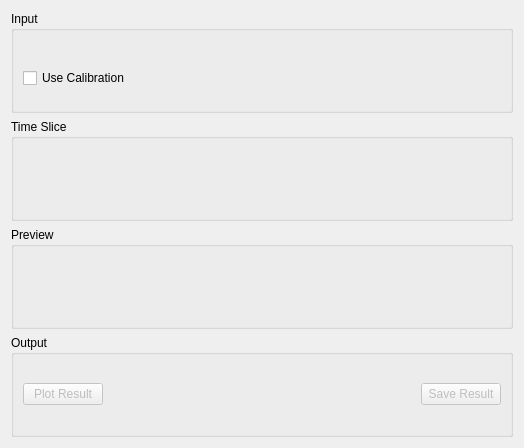
<?xml version="1.0" encoding="UTF-8"?>
<ui version="4.0">
 <class>ISISDiagnostics</class>
 <widget class="QWidget" name="ISISDiagnostics">
  <property name="geometry">
   <rect>
    <x>0</x>
    <y>0</y>
    <width>524</width>
    <height>448</height>
   </rect>
  </property>
  <property name="minimumSize">
   <size>
    <width>500</width>
    <height>0</height>
   </size>
  </property>
  <property name="windowTitle">
   <string>Form</string>
  </property>
  <layout class="QVBoxLayout" name="verticalLayout_25">
   <item>
    <widget class="QGroupBox" name="gbInput">
     <property name="title">
      <string>Input</string>
     </property>
     <layout class="QVBoxLayout" name="verticalLayout_4">
      <item>
       <layout class="QHBoxLayout" name="loInputFiles">
        <item>
         <widget class="MantidQt::API::MWRunFiles" name="dsInputFiles" native="true">
          <property name="sizePolicy">
           <sizepolicy hsizetype="Preferred" vsizetype="Fixed">
            <horstretch>0</horstretch>
            <verstretch>41</verstretch>
           </sizepolicy>
          </property>
          <property name="findRunFiles" stdset="0">
           <bool>true</bool>
          </property>
          <property name="label" stdset="0">
           <string>Input Files</string>
          </property>
          <property name="multipleFiles" stdset="0">
           <bool>true</bool>
          </property>
          <property name="fileExtensions" stdset="0">
           <stringlist>
            <string>.raw</string>
           </stringlist>
          </property>
         </widget>
        </item>
       </layout>
      </item>
      <item>
       <layout class="QHBoxLayout" name="loCalibration">
        <item>
         <widget class="QCheckBox" name="ckUseCalibration">
          <property name="sizePolicy">
           <sizepolicy hsizetype="Minimum" vsizetype="Minimum">
            <horstretch>0</horstretch>
            <verstretch>0</verstretch>
           </sizepolicy>
          </property>
          <property name="text">
           <string>Use Calibration</string>
          </property>
         </widget>
        </item>
        <item>
         <widget class="MantidQt::MantidWidgets::DataSelector" name="dsCalibration" native="true">
          <property name="sizePolicy">
           <sizepolicy hsizetype="Minimum" vsizetype="Fixed">
            <horstretch>0</horstretch>
            <verstretch>0</verstretch>
           </sizepolicy>
          </property>
          <property name="autoLoad" stdset="0">
           <bool>true</bool>
          </property>
          <property name="loadLabelText" stdset="0">
           <string/>
          </property>
          <property name="workspaceSuffixes" stdset="0">
           <stringlist>
            <string>_calib</string>
           </stringlist>
          </property>
          <property name="fileBrowserSuffixes" stdset="0">
           <stringlist>
            <string>_calib.nxs</string>
           </stringlist>
          </property>
          <property name="showLoad" stdset="0">
           <bool>false</bool>
          </property>
         </widget>
        </item>
       </layout>
      </item>
     </layout>
    </widget>
   </item>
   <item>
    <widget class="QGroupBox" name="gbTimeSlice">
     <property name="title">
      <string>Time Slice</string>
     </property>
     <layout class="QHBoxLayout" name="horizontalLayout_2">
      <item>
       <layout class="QVBoxLayout" name="properties"/>
      </item>
      <item>
       <widget class="MantidQt::MantidWidgets::PreviewPlot" name="ppRawPlot" native="true">
        <property name="canvasColour" stdset="0">
         <color>
          <red>255</red>
          <green>255</green>
          <blue>255</blue>
         </color>
        </property>
       </widget>
      </item>
     </layout>
    </widget>
   </item>
   <item>
    <widget class="QGroupBox" name="gbPreview">
     <property name="title">
      <string>Preview</string>
     </property>
     <layout class="QVBoxLayout" name="verticalLayout_15">
      <item>
       <widget class="MantidQt::MantidWidgets::PreviewPlot" name="ppSlicePreview" native="true">
        <property name="canvasColour" stdset="0">
         <color>
          <red>255</red>
          <green>255</green>
          <blue>255</blue>
         </color>
        </property>
       </widget>
      </item>
     </layout>
    </widget>
   </item>
   <item>
    <widget class="QGroupBox" name="gbOutput">
     <property name="title">
      <string>Output</string>
     </property>
     <layout class="QHBoxLayout" name="horizontalLayout_3">
      <item>
       <widget class="QPushButton" name="pbPlot">
        <property name="enabled">
         <bool>false</bool>
        </property>
        <property name="text">
         <string>Plot Result</string>
        </property>
       </widget>
      </item>
      <item>
       <spacer name="horizontalSpacer_1">
        <property name="orientation">
         <enum>Qt::Horizontal</enum>
        </property>
        <property name="sizeHint" stdset="0">
         <size>
          <width>40</width>
          <height>20</height>
         </size>
        </property>
       </spacer>
      </item>
      <item>
       <widget class="QPushButton" name="pbSave">
        <property name="enabled">
         <bool>false</bool>
        </property>
        <property name="text">
         <string>Save Result</string>
        </property>
       </widget>
      </item>
     </layout>
    </widget>
   </item>
  </layout>
 </widget>
 <customwidgets>
  <customwidget>
   <class>MantidQt::MantidWidgets::DataSelector</class>
   <extends>QWidget</extends>
   <header>MantidQtWidgets/Common/DataSelector.h</header>
  </customwidget>
  <customwidget>
   <class>MantidQt::MantidWidgets::PreviewPlot</class>
   <extends>QWidget</extends>
   <header>MantidQtWidgets/Common/PreviewPlot.h</header>
   <container>1</container>
  </customwidget>
  <customwidget>
   <class>MantidQt::API::MWRunFiles</class>
   <extends>QWidget</extends>
   <header>MantidQtWidgets/Common/MWRunFiles.h</header>
  </customwidget>
 </customwidgets>
 <tabstops>
  <tabstop>ckUseCalibration</tabstop>
  <tabstop>pbPlot</tabstop>
  <tabstop>pbSave</tabstop>
 </tabstops>
 <resources/>
 <connections/>
</ui>
